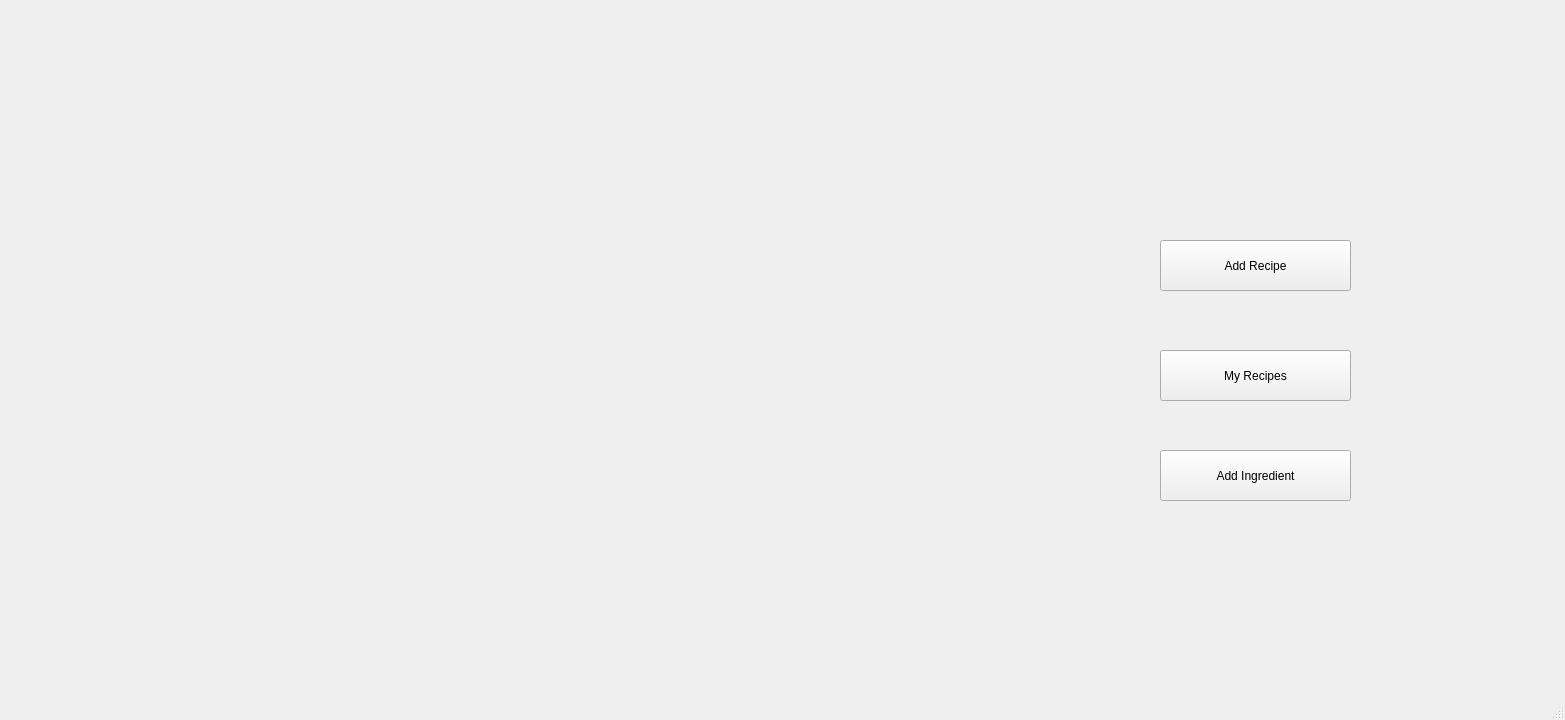
<?xml version="1.0" encoding="UTF-8"?>
<ui version="4.0">
 <class>ChefMainWindow</class>
 <widget class="QMainWindow" name="ChefMainWindow">
  <property name="geometry">
   <rect>
    <x>0</x>
    <y>0</y>
    <width>1565</width>
    <height>720</height>
   </rect>
  </property>
  <property name="windowTitle">
   <string>MainWindow</string>
  </property>
  <widget class="QWidget" name="centralwidget">
   <widget class="QPushButton" name="addRecipeButton">
    <property name="geometry">
     <rect>
      <x>1160</x>
      <y>240</y>
      <width>191</width>
      <height>51</height>
     </rect>
    </property>
    <property name="text">
     <string>Add Recipe</string>
    </property>
   </widget>
   <widget class="QPushButton" name="myRecipesButton">
    <property name="geometry">
     <rect>
      <x>1160</x>
      <y>350</y>
      <width>191</width>
      <height>51</height>
     </rect>
    </property>
    <property name="text">
     <string>My Recipes</string>
    </property>
   </widget>
   <widget class="QPushButton" name="addIngredientButton">
    <property name="geometry">
     <rect>
      <x>1160</x>
      <y>450</y>
      <width>191</width>
      <height>51</height>
     </rect>
    </property>
    <property name="text">
     <string>Add Ingredient</string>
    </property>
   </widget>
  </widget>
  <widget class="QMenuBar" name="menubar">
   <property name="geometry">
    <rect>
     <x>0</x>
     <y>0</y>
     <width>1565</width>
     <height>26</height>
    </rect>
   </property>
  </widget>
  <widget class="QStatusBar" name="statusbar"/>
 </widget>
 <resources/>
 <connections/>
</ui>
